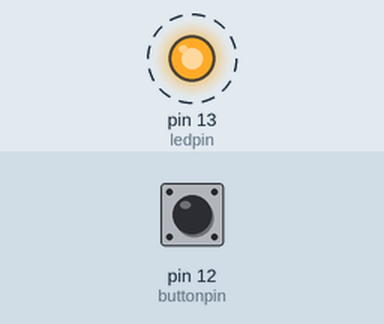
Simulated run of this sketch. Board: Arduino Uno, built with avr-gcc and run on an emulated ATmega328P. Shown: output pins drawn as LEDs (lit = HIGH). Dashed ring = blinking. Inputs (shaded band) come from the test bench; at power-on: pin 12 (buttonpin) HIGH. The local clock reads 2024-03-15 10:24:30 at power-on unless the sketch sets it; what the sketch prints to the serial monitor is not drawn.

Above: at 1.46 s.
1.5 s: pin 12 (buttonpin) pulled LOW for 0.25 s
At 1.66 s:
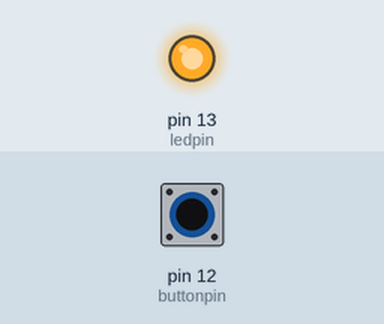
At 2.5 s:
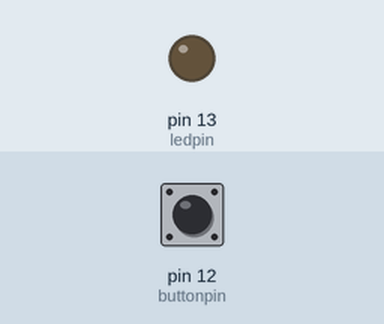
3.2 s: pin 12 (buttonpin) pulled LOW for 1 s
5.7 s: pin 12 (buttonpin) pulsed LOW 2 times (0.12 s each, 0.3 s apart)
7.8 s: pin 12 (buttonpin) pulsed LOW 5 times (0.12 s each, 0.3 s apart)
Timing chart, 0 to 10.8 s (numbered marks = the images above; inputs shaded):
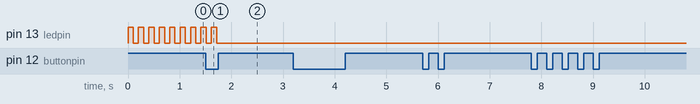

The sketch:

PillAlarmLight.ino
```cpp
#include <DS3231.h>
#include <Wire.h>

DS3231 clock;
bool led_stop = false; //this is what is holding the value for the button press
bool h12Flag;
bool pmFlag;
int ledpin = 13;
int buttonpin = 12;


void setup() {
  Wire.begin();
  Serial.begin(57600);
  pinMode(ledpin, OUTPUT);
  pinMode(buttonpin, INPUT_PULLUP); //set the button to work by shorting to ground. Open is high, closed is low.
  digitalWrite(buttonpin, HIGH);  // turn on pullup resistor
}

void loop() {
  int hr = clock.getHour(h12Flag, pmFlag); //get the current hour in 24hr format


  if (hr <= 22 && hr >= 19){ //if it is between 7pm and 10pm
    if (led_stop == 0){ //and the button is still in the false state do this.
      digitalWrite(ledpin, HIGH);
      delay(50);
      digitalWrite(ledpin, LOW);
      delay(50);
      digitalWrite(ledpin, HIGH);
      Serial.print("nightime meds ");
    } else { //otherwise do this
      digitalWrite(ledpin, LOW);
    }
  } else if (hr <= 10 && hr >= 07){ //also if it is between 7am and 10am
    if (led_stop == 0){ //and the button is still in the false state do this.
      digitalWrite(ledpin, HIGH);
      delay(100);
      digitalWrite(ledpin, LOW);
      delay(100);
      digitalWrite(ledpin, HIGH);
      Serial.print("morning meds ");
    } else {
      digitalWrite(ledpin, LOW);
    }
  } else {
    digitalWrite(ledpin, LOW);
  }

  if (hr == 12){ //if it is 12 reset the button boolean
    led_stop = 0;
    Serial.print("bool reset ");
  } else if (hr == 23){ //if it is 11pm reset the button boolean
    led_stop = 0;
    Serial.print("bool reset ");
  }

  if (digitalRead(buttonpin) == LOW) { //read to see if the button has been pressed
    delay(100); //wait a sec so you're not just spamming the button with a single press
    led_stop = 1; //set the button boolean to true
    Serial.print("ledstopped ");
    }
}
```

Measured:
- after the input at 1.5 s, pin 13 (ledpin): goes on until 1.7 s, then stays LOW
- after the input at 3.2 s, every drawn part: stays the same
- after the input at 5.7 s, every drawn part: stays the same
- after the input at 7.8 s, every drawn part: stays the same
- by itself, pin 13 (ledpin): alternates HIGH for 0.10 s and LOW for 0.10 s
